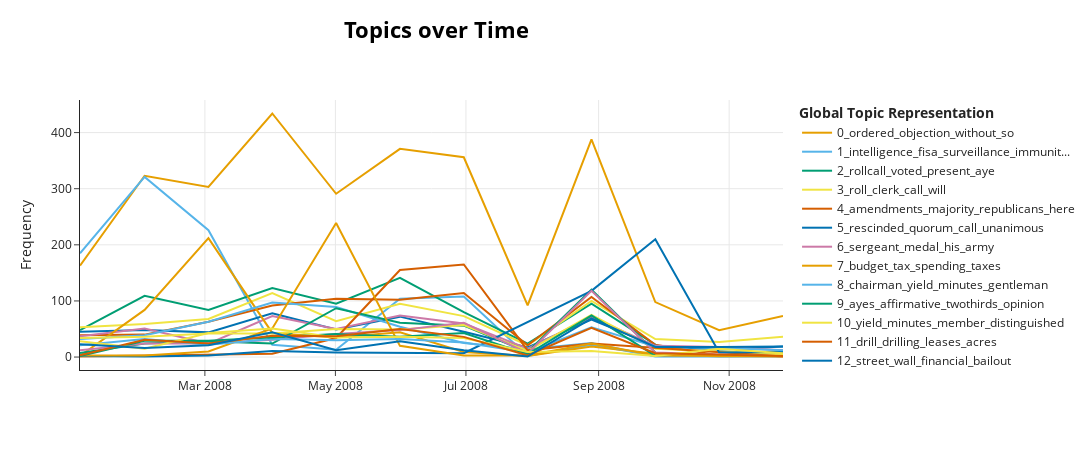

Source (notebook cell):
### Code cell
bert_model.visualize_topics_over_time(topics_over_time, top_n_topics=20)

### Figure 1 — Plotly figure (JSON) as saved in the notebook; plotly's stock layout.template omitted (floating-point values rounded to 4 significant figures)
{"data": [{"hoverinfo": "text", "hovertext": ["<b>Topic 0</b><br>Words: ordered, objection, without, so, it", "<b>Topic 0</b><br>Words: ordered, objection, without, so, it", "<b>Topic 0</b><br>Words: ordered, objection, without, so, it", "<b>Topic 0</b><br>Words: ordered, objection, without, so, it", "<b>Topic 0</b><br>Words: ordered, objection, without, so, it", "<b>Topic 0</b><br>Words: ordered, objection, without, so, it", "<b>Topic 0</b><br>Words: ordered, objection, without, so, it", "<b>Topic 0</b><br>Words: ordered, objection, without, so, it", "<b>Topic 0</b><br>Words: ordered, objection, without, so, it", "<b>Topic 0</b><br>Words: ordered, objection, without, so, it", "<b>Topic 0</b><br>Words: ordered, objection, without, so, it", "<b>Topic 0</b><br>Words: ordered, objection, without, so, it"], "marker": {"color": "#E69F00"}, "mode": "lines", "name": "0_ordered_objection_without_so", "type": "scatter", "x": ["2008-01-02T15:24:28.800000", "2008-02-01T20:00:00", "2008-03-02T16:00:00", "2008-04-01T12:00:00", "2008-05-01T08:00:00", "2008-05-31T04:00:00", "2008-06-30T00:00:00", "2008-07-29T20:00:00", "2008-08-28T16:00:00", "2008-09-27T12:00:00", "2008-10-27T08:00:00", "2008-11-26T04:00:00"], "y": [163, 323, 303, 434, 291, 371, 356, 92, 388, 98, 48, 73]}, {"hoverinfo": "text", "hovertext": ["<b>Topic 1</b><br>Words: intelligence, fisa, surveillance, immunity, court", "<b>Topic 1</b><br>Words: intelligence, fisa, surveillance, immunity, court", "<b>Topic 1</b><br>Words: intelligence, fisa, surveillance, immunity, court", "<b>Topic 1</b><br>Words: intelligence, fisa, surveillance, manhattan, immunity", "<b>Topic 1</b><br>Words: intelligence, fisa, surveillance, admiral, immunity", "<b>Topic 1</b><br>Words: intelligence, surveillance, fisa, immunity, court", "<b>Topic 1</b><br>Words: intelligence, fisa, surveillance, immunity, court", "<b>Topic 1</b><br>Words: executive, notice, secret, published, orders", "<b>Topic 1</b><br>Words: intelligence, olc, executive, branch, surveillance", "<b>Topic 1</b><br>Words: nuclear, weapons, india, weapon, nonnuclear"], "marker": {"color": "#56B4E9"}, "mode": "lines", "name": "1_intelligence_fisa_surveillance_immunit...", "type": "scatter", "x": ["2008-01-02T15:24:28.800000", "2008-02-01T20:00:00", "2008-03-02T16:00:00", "2008-04-01T12:00:00", "2008-05-01T08:00:00", "2008-05-31T04:00:00", "2008-06-30T00:00:00", "2008-07-29T20:00:00", "2008-08-28T16:00:00", "2008-09-27T12:00:00"], "y": [185, 321, 226, 22, 13, 104, 108, 2, 22, 2]}, {"hoverinfo": "text", "hovertext": ["<b>Topic 2</b><br>Words: rollcall, voted, yea, present, aye", "<b>Topic 2</b><br>Words: rollcall, yea, voted, present, aye", "<b>Topic 2</b><br>Words: rollcall, yea, voted, present, aye", "<b>Topic 2</b><br>Words: rollcall, yea, voted, present, aye", "<b>Topic 2</b><br>Words: rollcall, voted, present, yea, aye", "<b>Topic 2</b><br>Words: rollcall, voted, aye, present, yea", "<b>Topic 2</b><br>Words: rollcall, yea, voted, present, aye", "<b>Topic 2</b><br>Words: rollcall, voted, aye, yea, present", "<b>Topic 2</b><br>Words: rollcall, aye, voted, present, yea", "<b>Topic 2</b><br>Words: rollcall, present, voted, yea, rolicall"], "marker": {"color": "#009E73"}, "mode": "lines", "name": "2_rollcall_voted_present_aye", "type": "scatter", "x": ["2008-01-02T15:24:28.800000", "2008-02-01T20:00:00", "2008-03-02T16:00:00", "2008-04-01T12:00:00", "2008-05-01T08:00:00", "2008-05-31T04:00:00", "2008-06-30T00:00:00", "2008-07-29T20:00:00", "2008-08-28T16:00:00", "2008-09-27T12:00:00"], "y": [48, 109, 84, 123, 95, 141, 80, 24, 95, 22]}, {"hoverinfo": "text", "hovertext": ["<b>Topic 3</b><br>Words: roll, clerk, call, will, the", "<b>Topic 3</b><br>Words: roll, clerk, call, will, the", "<b>Topic 3</b><br>Words: roll, clerk, call, will, legislativ", "<b>Topic 3</b><br>Words: roll, clerk, call, will, willcall", "<b>Topic 3</b><br>Words: roll, clerk, call, will, murray", "<b>Topic 3</b><br>Words: roll, clerk, call, will, ascertain", "<b>Topic 3</b><br>Words: roll, clerk, call, will, willcall", "<b>Topic 3</b><br>Words: roll, clerk, call, will, tanks", "<b>Topic 3</b><br>Words: roll, clerk, call, will, oi1ficer", "<b>Topic 3</b><br>Words: roll, clerk, call, will, the", "<b>Topic 3</b><br>Words: roll, clerk, call, will, the", "<b>Topic 3</b><br>Words: roll, clerk, call, will, the"], "marker": {"color": "#F0E442"}, "mode": "lines", "name": "3_roll_clerk_call_will", "type": "scatter", "x": ["2008-01-02T15:24:28.800000", "2008-02-01T20:00:00", "2008-03-02T16:00:00", "2008-04-01T12:00:00", "2008-05-01T08:00:00", "2008-05-31T04:00:00", "2008-06-30T00:00:00", "2008-07-29T20:00:00", "2008-08-28T16:00:00", "2008-09-27T12:00:00", "2008-10-27T08:00:00", "2008-11-26T04:00:00"], "y": [53, 59, 68, 114, 64, 95, 73, 21, 100, 32, 27, 36]}, {"hoverinfo": "text", "hovertext": ["<b>Topic 4</b><br>Words: amendments, amnesty, republican, we, here", "<b>Topic 4</b><br>Words: majority, leader, minority, amendments, asbestos", "<b>Topic 4</b><br>Words: amendments, filibusters, votes, mortgage, product", "<b>Topic 4</b><br>Words: amendments, filibuster, republican, going, here", "<b>Topic 4</b><br>Words: amendments, flood, bill, debate, process", "<b>Topic 4</b><br>Words: amendments, republicans, cloture, debate, majority", "<b>Topic 4</b><br>Words: amendments, majority, bills, offer, tree", "<b>Topic 4</b><br>Words: bills, blocked, republicans, amendments, republican", "<b>Topic 4</b><br>Words: amendments, majority, here, bills, floor", "<b>Topic 4</b><br>Words: vote, wednesday, here, think, fail", "<b>Topic 4</b><br>Words: fond, shave, kentucky, memories, ban", "<b>Topic 4</b><br>Words: cloture, automobile, corker, everyone, complete"], "marker": {"color": "#D55E00"}, "mode": "lines", "name": "4_amendments_majority_republicans_here", "type": "scatter", "x": ["2008-01-02T15:24:28.800000", "2008-02-01T20:00:00", "2008-03-02T16:00:00", "2008-04-01T12:00:00", "2008-05-01T08:00:00", "2008-05-31T04:00:00", "2008-06-30T00:00:00", "2008-07-29T20:00:00", "2008-08-28T16:00:00", "2008-09-27T12:00:00", "2008-10-27T08:00:00", "2008-11-26T04:00:00"], "y": [39, 40, 63, 92, 104, 102, 114, 21, 107, 22, 3, 10]}, {"hoverinfo": "text", "hovertext": ["<b>Topic 5</b><br>Words: rescinded, quorum, call, unanimous, consent", "<b>Topic 5</b><br>Words: rescinded, quorum, call, unanimous, consent", "<b>Topic 5</b><br>Words: rescinded, quorum, call, unanimous, consent", "<b>Topic 5</b><br>Words: rescinded, quorum, call, unanimous, consent", "<b>Topic 5</b><br>Words: rescinded, quorum, call, unanimous, consent", "<b>Topic 5</b><br>Words: rescinded, quorum, call, unanimous, consent", "<b>Topic 5</b><br>Words: rescinded, quorum, call, unanimous, consent", "<b>Topic 5</b><br>Words: rescinded, quorum, call, unanimous, consent", "<b>Topic 5</b><br>Words: rescinded, quorum, call, unanimous, consent", "<b>Topic 5</b><br>Words: rescinded, quorum, call, unanimous, consent", "<b>Topic 5</b><br>Words: rescinded, quorum, call, unanimous, consent", "<b>Topic 5</b><br>Words: rescinded, quorum, call, unanimous, consent"], "marker": {"color": "#0072B2"}, "mode": "lines", "name": "5_rescinded_quorum_call_unanimous", "type": "scatter", "x": ["2008-01-02T15:24:28.800000", "2008-02-01T20:00:00", "2008-03-02T16:00:00", "2008-04-01T12:00:00", "2008-05-01T08:00:00", "2008-05-31T04:00:00", "2008-06-30T00:00:00", "2008-07-29T20:00:00", "2008-08-28T16:00:00", "2008-09-27T12:00:00", "2008-10-27T08:00:00", "2008-11-26T04:00:00"], "y": [45, 48, 44, 78, 49, 72, 45, 17, 67, 20, 13, 19]}, {"hoverinfo": "text", "hovertext": ["<b>Topic 6</b><br>Words: sergeant, his, medal, army, josh", "<b>Topic 6</b><br>Words: sergeant, medal, his, army, marine", "<b>Topic 6</b><br>Words: sergeant, brent, freshour, his, medal", "<b>Topic 6</b><br>Words: sergeant, medal, his, army, marine", "<b>Topic 6</b><br>Words: sergeant, colonel, medal, army, his", "<b>Topic 6</b><br>Words: colonel, medal, army, sergeant, air", "<b>Topic 6</b><br>Words: medal, his, army, sergeant, corporal", "<b>Topic 6</b><br>Words: afosi, farenholt, colonel, air, vimoto", "<b>Topic 6</b><br>Words: medal, colonel, his, sergeant, army", "<b>Topic 6</b><br>Words: sgt, gourley, commander, obering, mccool", "<b>Topic 6</b><br>Words: marine, assigned, battalion, 1st, sergeant", "<b>Topic 6</b><br>Words: yllescas, einar, captain, celeste, marine"], "marker": {"color": "#CC79A7"}, "mode": "lines", "name": "6_sergeant_medal_his_army", "type": "scatter", "x": ["2008-01-02T15:24:28.800000", "2008-02-01T20:00:00", "2008-03-02T16:00:00", "2008-04-01T12:00:00", "2008-05-01T08:00:00", "2008-05-31T04:00:00", "2008-06-30T00:00:00", "2008-07-29T20:00:00", "2008-08-28T16:00:00", "2008-09-27T12:00:00", "2008-10-27T08:00:00", "2008-11-26T04:00:00"], "y": [37, 51, 24, 73, 50, 74, 60, 15, 71, 20, 18, 12]}, {"hoverinfo": "text", "hovertext": ["<b>Topic 7</b><br>Words: deficits, surplus, congratulate, confronting, boerner", "<b>Topic 7</b><br>Words: budget, cuts, spending, deficit, debt", "<b>Topic 7</b><br>Words: budget, tax, taxes, spending, cuts", "<b>Topic 7</b><br>Words: budget, spending, taxes, tax, debt", "<b>Topic 7</b><br>Words: budget, tax, taxes, spending, trillion", "<b>Topic 7</b><br>Words: budget, debt, trillion, spending, cuts", "<b>Topic 7</b><br>Words: tax, budget, deficit, spending, taxes", "<b>Topic 7</b><br>Words: budget, republicans, tax, turbines, deficit", "<b>Topic 7</b><br>Words: budget, tax, spending, taxes, deficit", "<b>Topic 7</b><br>Words: class, mccain, spending, tax, middle", "<b>Topic 7</b><br>Words: generationsa, renaissance, barack, shortfalls, presidentelect", "<b>Topic 7</b><br>Words: cirincione, fargo, breather, budget, money"], "marker": {"color": "#E69F00"}, "mode": "lines", "name": "7_budget_tax_spending_taxes", "type": "scatter", "x": ["2008-01-02T15:24:28.800000", "2008-02-01T20:00:00", "2008-03-02T16:00:00", "2008-04-01T12:00:00", "2008-05-01T08:00:00", "2008-05-31T04:00:00", "2008-06-30T00:00:00", "2008-07-29T20:00:00", "2008-08-28T16:00:00", "2008-09-27T12:00:00", "2008-10-27T08:00:00", "2008-11-26T04:00:00"], "y": [2, 84, 212, 43, 35, 44, 9, 2, 19, 6, 1, 3]}, {"hoverinfo": "text", "hovertext": ["<b>Topic 8</b><br>Words: chairman, yield, gentleman, minutes, minute", "<b>Topic 8</b><br>Words: chairman, yield, minutes, minute, gentleman", "<b>Topic 8</b><br>Words: chairman, yield, minutes, gentleman, minute", "<b>Topic 8</b><br>Words: chairman, yield, minutes, minute, gentleman", "<b>Topic 8</b><br>Words: chairman, yield, minute, gentleman, minutes", "<b>Topic 8</b><br>Words: chairman, yield, minutes, gentleman, minute", "<b>Topic 8</b><br>Words: chairman, yield, minutes, gentleman, 135w", "<b>Topic 8</b><br>Words: chairman, yield, minutes, gentleman, subcommittee", "<b>Topic 8</b><br>Words: chairman, yield, minutes, gentleman, norton", "<b>Topic 8</b><br>Words: importarit, playing, minute, oversight, reform", "<b>Topic 8</b><br>Words: kucinich, paul, mr, chairman, yield"], "marker": {"color": "#56B4E9"}, "mode": "lines", "name": "8_chairman_yield_minutes_gentleman", "type": "scatter", "x": ["2008-01-02T15:24:28.800000", "2008-02-01T20:00:00", "2008-03-02T16:00:00", "2008-04-01T12:00:00", "2008-05-01T08:00:00", "2008-05-31T04:00:00", "2008-06-30T00:00:00", "2008-07-29T20:00:00", "2008-08-28T16:00:00", "2008-09-27T12:00:00", "2008-11-26T04:00:00"], "y": [32, 39, 63, 97, 89, 54, 25, 14, 25, 1, 1]}, {"hoverinfo": "text", "hovertext": ["<b>Topic 9</b><br>Words: ayes, affirmative, twothirds, opinion, chair", "<b>Topic 9</b><br>Words: ayes, affirmative, twothirds, opinion, chair", "<b>Topic 9</b><br>Words: ayes, affirmative, twothirds, opinion, chair", "<b>Topic 9</b><br>Words: ayes, affirmative, twothirds, opinion, chair", "<b>Topic 9</b><br>Words: ayes, affirmative, twothirds, opinion, chair", "<b>Topic 9</b><br>Words: ayes, affirmative, twothirds, opinion, chair", "<b>Topic 9</b><br>Words: ayes, affirmative, twothirds, opinion, chair", "<b>Topic 9</b><br>Words: ayes, affirmative, twothirds, opinion, chair", "<b>Topic 9</b><br>Words: ayes, affirmative, twothirds, opinion, chair", "<b>Topic 9</b><br>Words: ayes, affirmative, twothirds, opinion, chair"], "marker": {"color": "#009E73"}, "mode": "lines", "name": "9_ayes_affirmative_twothirds_opinion", "type": "scatter", "x": ["2008-01-02T15:24:28.800000", "2008-02-01T20:00:00", "2008-03-02T16:00:00", "2008-04-01T12:00:00", "2008-05-01T08:00:00", "2008-05-31T04:00:00", "2008-06-30T00:00:00", "2008-07-29T20:00:00", "2008-08-28T16:00:00", "2008-09-27T12:00:00"], "y": [7, 24, 28, 24, 87, 61, 56, 9, 120, 8]}, {"hoverinfo": "text", "hovertext": ["<b>Topic 10</b><br>Words: member, yield, distinguished, minutes, subcommittee", "<b>Topic 10</b><br>Words: yield, minutes, member, judiciary, distinguished", "<b>Topic 10</b><br>Words: yield, minutes, member, judiciary, subcommittee", "<b>Topic 10</b><br>Words: yield, minutes, member, subcommittee, gentleman", "<b>Topic 10</b><br>Words: yield, member, minutes, distinguished, gentleman", "<b>Topic 10</b><br>Words: yield, minutes, member, gentleman, distinguished", "<b>Topic 10</b><br>Words: yield, minutes, member, distinguished, gentleman", "<b>Topic 10</b><br>Words: minutes, subcommittee, member, yield, refoim", "<b>Topic 10</b><br>Words: yield, member, minutes, subcommittee, gentleman", "<b>Topic 10</b><br>Words: ways, yield, minutes, member, minute", "<b>Topic 10</b><br>Words: happy, marietta, yield, cantor, minutes"], "marker": {"color": "#F0E442"}, "mode": "lines", "name": "10_yield_minutes_member_distinguished", "type": "scatter", "x": ["2008-01-02T15:24:28.800000", "2008-02-01T20:00:00", "2008-03-02T16:00:00", "2008-04-01T12:00:00", "2008-05-01T08:00:00", "2008-05-31T04:00:00", "2008-06-30T00:00:00", "2008-07-29T20:00:00", "2008-08-28T16:00:00", "2008-09-27T12:00:00", "2008-11-26T04:00:00"], "y": [34, 36, 42, 42, 50, 49, 57, 11, 75, 15, 5]}, {"hoverinfo": "text", "hovertext": ["<b>Topic 11</b><br>Words: cuba, castro, letters, withdrawing, boundary", "<b>Topic 11</b><br>Words: drilling, drill, oil, samuelsons, samuelson", "<b>Topic 11</b><br>Words: drill, drilling, oil, acres, anwr", "<b>Topic 11</b><br>Words: drill, leases, drilling, acres, oil", "<b>Topic 11</b><br>Words: drill, drilling, acres, leases, oil", "<b>Topic 11</b><br>Words: drill, drilling, oil, acres, offshore", "<b>Topic 11</b><br>Words: drilling, drill, acres, oil, leases", "<b>Topic 11</b><br>Words: ecuador, amazon, refugee, remediated, chevron"], "marker": {"color": "#D55E00"}, "mode": "lines", "name": "11_drill_drilling_leases_acres", "type": "scatter", "x": ["2008-01-02T15:24:28.800000", "2008-04-01T12:00:00", "2008-05-01T08:00:00", "2008-05-31T04:00:00", "2008-06-30T00:00:00", "2008-07-29T20:00:00", "2008-08-28T16:00:00", "2008-11-26T04:00:00"], "y": [1, 6, 34, 155, 165, 12, 24, 1]}, {"hoverinfo": "text", "hovertext": ["<b>Topic 12</b><br>Words: slowdown, citigroup, wall, economy, banking", "<b>Topic 12</b><br>Words: charge, card, murphy, due, fiscally", "<b>Topic 12</b><br>Words: sovereign, wealth, motive, foreclosures, hotline", "<b>Topic 12</b><br>Words: stearns, bear, street, wall, banks", "<b>Topic 12</b><br>Words: stearns, bear, bailout, penn, garrett", "<b>Topic 12</b><br>Words: institutions, wall, street, financial, securities", "<b>Topic 12</b><br>Words: wall, street, financial, bailout, 700", "<b>Topic 12</b><br>Words: street, wall, financial, bailout, treasury", "<b>Topic 12</b><br>Words: financial, paulson, street, wall, treasury", "<b>Topic 12</b><br>Words: automobile, car, bankruptcy, bailout, cars"], "marker": {"color": "#0072B2"}, "mode": "lines", "name": "12_street_wall_financial_bailout", "type": "scatter", "x": ["2008-01-02T15:24:28.800000", "2008-02-01T20:00:00", "2008-03-02T16:00:00", "2008-04-01T12:00:00", "2008-05-01T08:00:00", "2008-06-30T00:00:00", "2008-08-28T16:00:00", "2008-09-27T12:00:00", "2008-10-27T08:00:00", "2008-11-26T04:00:00"], "y": [2, 1, 3, 11, 8, 7, 118, 210, 8, 9]}, {"hoverinfo": "text", "hovertext": ["<b>Topic 13</b><br>Words: balance, yield, urge, consume, perfectionism", "<b>Topic 13</b><br>Words: balance, urge, yield, speaker, passage", "<b>Topic 13</b><br>Words: explained, yield, balance, consume, urge", "<b>Topic 13</b><br>Words: balance, urge, yield, speaker, back", "<b>Topic 13</b><br>Words: balance, urge, yield, back, speaker", "<b>Topic 13</b><br>Words: balance, urge, yield, back, speaker", "<b>Topic 13</b><br>Words: balance, urge, yield, passage, back", "<b>Topic 13</b><br>Words: balance, authorities, urge, hire, requests", "<b>Topic 13</b><br>Words: balance, urge, yield, back, speaker", "<b>Topic 13</b><br>Words: guardsmen, reservists, handily, urge, labored", "<b>Topic 13</b><br>Words: finish, seconds, frank, main, bankruptcy"], "marker": {"color": "#CC79A7"}, "mode": "lines", "name": "13_balance_urge_yield_back", "type": "scatter", "x": ["2008-01-02T15:24:28.800000", "2008-02-01T20:00:00", "2008-03-02T16:00:00", "2008-04-01T12:00:00", "2008-05-01T08:00:00", "2008-05-31T04:00:00", "2008-06-30T00:00:00", "2008-07-29T20:00:00", "2008-08-28T16:00:00", "2008-09-27T12:00:00", "2008-11-26T04:00:00"], "y": [12, 24, 24, 31, 41, 48, 61, 7, 118, 8, 1]}, {"hoverinfo": "text", "hovertext": ["<b>Topic 14</b><br>Words: farm, conferees, producers, agriculture, farmers", "<b>Topic 14</b><br>Words: stamps, food, farm, housepassed, stamp", "<b>Topic 14</b><br>Words: farm, farmers, agriculture, tape, nutrition", "<b>Topic 14</b><br>Words: farm, farmers, agriculture, food, payments", "<b>Topic 14</b><br>Words: farm, farmers, food, agriculture, nutrition", "<b>Topic 14</b><br>Words: farm, food, farmers, agriculture, title", "<b>Topic 14</b><br>Words: sbir, farm, small, rural, businesses", "<b>Topic 14</b><br>Words: genetically, engineered, convergence, agriculture, farmers", "<b>Topic 14</b><br>Words: farm, farmers, dairy, agriculture, farms", "<b>Topic 14</b><br>Words: farms, usda, guy, farm, acres", "<b>Topic 14</b><br>Words: barley, ibc, growers, idaho, idahos"], "marker": {"color": "#E69F00"}, "mode": "lines", "name": "14_farm_farmers_food_agriculture", "type": "scatter", "x": ["2008-01-02T15:24:28.800000", "2008-02-01T20:00:00", "2008-03-02T16:00:00", "2008-04-01T12:00:00", "2008-05-01T08:00:00", "2008-05-31T04:00:00", "2008-06-30T00:00:00", "2008-07-29T20:00:00", "2008-08-28T16:00:00", "2008-09-27T12:00:00", "2008-11-26T04:00:00"], "y": [3, 3, 10, 51, 239, 20, 3, 3, 24, 3, 1]}, {"hoverinfo": "text", "hovertext": ["<b>Topic 15</b><br>Words: bob, mayor, his, nando, cheers", "<b>Topic 15</b><br>Words: his, mangus, city, burlington, ball", "<b>Topic 15</b><br>Words: howe, middleburg, dennis, riverside, moser", "<b>Topic 15</b><br>Words: joe, sigco, laborers, ed, his", "<b>Topic 15</b><br>Words: mayor, city, toledo, his, bob", "<b>Topic 15</b><br>Words: ca, his, bob, city, tx", "<b>Topic 15</b><br>Words: cloverdale, his, gamegan, raisin, bob", "<b>Topic 15</b><br>Words: ray, roveda, borre, farrow, sid", "<b>Topic 15</b><br>Words: bob, ray, his, pollman, pages", "<b>Topic 15</b><br>Words: maufort, ray, lacosse, supervisor, parte", "<b>Topic 15</b><br>Words: bob, wiekamp, hansberger, battelle, randy", "<b>Topic 15</b><br>Words: ned, charlie, adegboye, mims, bob"], "marker": {"color": "#56B4E9"}, "mode": "lines", "name": "15_his_bob_city_mayor", "type": "scatter", "x": ["2008-01-02T15:24:28.800000", "2008-02-01T20:00:00", "2008-03-02T16:00:00", "2008-04-01T12:00:00", "2008-05-01T08:00:00", "2008-05-31T04:00:00", "2008-06-30T00:00:00", "2008-07-29T20:00:00", "2008-08-28T16:00:00", "2008-09-27T12:00:00", "2008-10-27T08:00:00", "2008-11-26T04:00:00"], "y": [21, 32, 22, 32, 30, 32, 26, 8, 53, 19, 16, 12]}, {"hoverinfo": "text", "hovertext": ["<b>Topic 16</b><br>Words: balance, back, yield, time, speaker", "<b>Topic 16</b><br>Words: balance, back, yield, time, speaker", "<b>Topic 16</b><br>Words: balance, back, yield, time, speaker", "<b>Topic 16</b><br>Words: balance, back, yield, time, speaker", "<b>Topic 16</b><br>Words: balance, back, yield, time, speaker", "<b>Topic 16</b><br>Words: balance, back, yield, time, speaker", "<b>Topic 16</b><br>Words: balance, back, yield, time, speaker", "<b>Topic 16</b><br>Words: balance, back, yield, time, speaker", "<b>Topic 16</b><br>Words: balance, back, yield, time, speaker", "<b>Topic 16</b><br>Words: balance, back, yield, time, speaker"], "marker": {"color": "#009E73"}, "mode": "lines", "name": "16_balance_back_yield_time", "type": "scatter", "x": ["2008-01-02T15:24:28.800000", "2008-02-01T20:00:00", "2008-03-02T16:00:00", "2008-04-01T12:00:00", "2008-05-01T08:00:00", "2008-05-31T04:00:00", "2008-06-30T00:00:00", "2008-07-29T20:00:00", "2008-08-28T16:00:00", "2008-09-27T12:00:00"], "y": [2, 29, 29, 35, 41, 36, 43, 5, 74, 2]}, {"hoverinfo": "text", "hovertext": ["<b>Topic 17</b><br>Words: championship, team, football, coach, season", "<b>Topic 17</b><br>Words: dynamo, team, coach, championship, mls", "<b>Topic 17</b><br>Words: team, championship, coach, season, ncaa", "<b>Topic 17</b><br>Words: championship, team, basketball, coach, season", "<b>Topic 17</b><br>Words: team, championship, coach, season, basketball", "<b>Topic 17</b><br>Words: championship, team, coach, season, ncaa", "<b>Topic 17</b><br>Words: coach, team, championship, season, ncaa", "<b>Topic 17</b><br>Words: championship, team, coach, bordentown, season", "<b>Topic 17</b><br>Words: coach, team, championship, league, waipio", "<b>Topic 17</b><br>Words: cats, triplea, river, championship, crosscountry", "<b>Topic 17</b><br>Words: fresno, team, athletic, coach, fame", "<b>Topic 17</b><br>Words: championship, team, coach, football, bcs"], "marker": {"color": "#F0E442"}, "mode": "lines", "name": "17_championship_team_coach_season", "type": "scatter", "x": ["2008-01-02T15:24:28.800000", "2008-02-01T20:00:00", "2008-03-02T16:00:00", "2008-04-01T12:00:00", "2008-05-01T08:00:00", "2008-05-31T04:00:00", "2008-06-30T00:00:00", "2008-07-29T20:00:00", "2008-08-28T16:00:00", "2008-09-27T12:00:00", "2008-10-27T08:00:00", "2008-11-26T04:00:00"], "y": [28, 15, 43, 51, 35, 36, 34, 9, 11, 2, 15, 7]}, {"hoverinfo": "text", "hovertext": ["<b>Topic 18</b><br>Words: yeas, nays, demand, speaker, mr", "<b>Topic 18</b><br>Words: yeas, nays, demand, bish, speaker", "<b>Topic 18</b><br>Words: yeas, nays, demand, speaker, mr", "<b>Topic 18</b><br>Words: yeas, nays, demand, speaker, mr", "<b>Topic 18</b><br>Words: yeas, nays, demand, speaker, mr", "<b>Topic 18</b><br>Words: yeas, nays, demand, speaker, mr", "<b>Topic 18</b><br>Words: yeas, nays, demand, speaker, mr", "<b>Topic 18</b><br>Words: yeas, nays, demand, speaker, mr", "<b>Topic 18</b><br>Words: nays, yeas, demand, speaker, mr", "<b>Topic 18</b><br>Words: yeas, nays, demand, speaker, mr", "<b>Topic 18</b><br>Words: yeas, nays, demand, speaker, mr"], "marker": {"color": "#D55E00"}, "mode": "lines", "name": "18_yeas_nays_demand_speaker", "type": "scatter", "x": ["2008-01-02T15:24:28.800000", "2008-02-01T20:00:00", "2008-03-02T16:00:00", "2008-04-01T12:00:00", "2008-05-01T08:00:00", "2008-05-31T04:00:00", "2008-06-30T00:00:00", "2008-07-29T20:00:00", "2008-08-28T16:00:00", "2008-09-27T12:00:00", "2008-11-26T04:00:00"], "y": [3, 31, 24, 38, 37, 50, 36, 3, 52, 7, 2]}, {"hoverinfo": "text", "hovertext": ["<b>Topic 19</b><br>Words: scout, troop, eagle, scouts, proudly", "<b>Topic 19</b><br>Words: scout, scouts, eagle, boy, proudly", "<b>Topic 19</b><br>Words: scout, troop, eagle, scouts, proudly", "<b>Topic 19</b><br>Words: scout, eagle, scouts, troop, proudly", "<b>Topic 19</b><br>Words: scout, eagle, scouts, troop, boy", "<b>Topic 19</b><br>Words: scout, eagle, scouts, troop, proudly", "<b>Topic 19</b><br>Words: scout, eagle, troop, scouts, proudly", "<b>Topic 19</b><br>Words: kling, lee, hisplight, e1691, missourian", "<b>Topic 19</b><br>Words: scout, eagle, troop, scouts, proudly", "<b>Topic 19</b><br>Words: scout, eagle, troop, proudly, scouts", "<b>Topic 19</b><br>Words: scout, eagle, troop, scouts, proudly", "<b>Topic 19</b><br>Words: scout, eagle, troop, scouts, proudly"], "marker": {"color": "#0072B2"}, "mode": "lines", "name": "19_scout_eagle_troop_scouts", "type": "scatter", "x": ["2008-01-02T15:24:28.800000", "2008-02-01T20:00:00", "2008-03-02T16:00:00", "2008-04-01T12:00:00", "2008-05-01T08:00:00", "2008-05-31T04:00:00", "2008-06-30T00:00:00", "2008-07-29T20:00:00", "2008-08-28T16:00:00", "2008-09-27T12:00:00", "2008-10-27T08:00:00", "2008-11-26T04:00:00"], "y": [23, 16, 21, 44, 12, 28, 12, 1, 69, 18, 18, 19]}], "layout": {"height": 450, "hoverlabel": {"bgcolor": "white", "font": {"family": "Rockwell", "size": 16}}, "legend": {"title": {"text": "<b>Global Topic Representation"}}, "title": {"font": {"color": "Black", "size": 22}, "text": "<b>Topics over Time</b>", "x": 0.4, "xanchor": "center", "y": 0.95, "yanchor": "top"}, "width": 1250, "xaxis": {"showgrid": true}, "yaxis": {"showgrid": true, "title": {"text": "Frequency"}}}}
